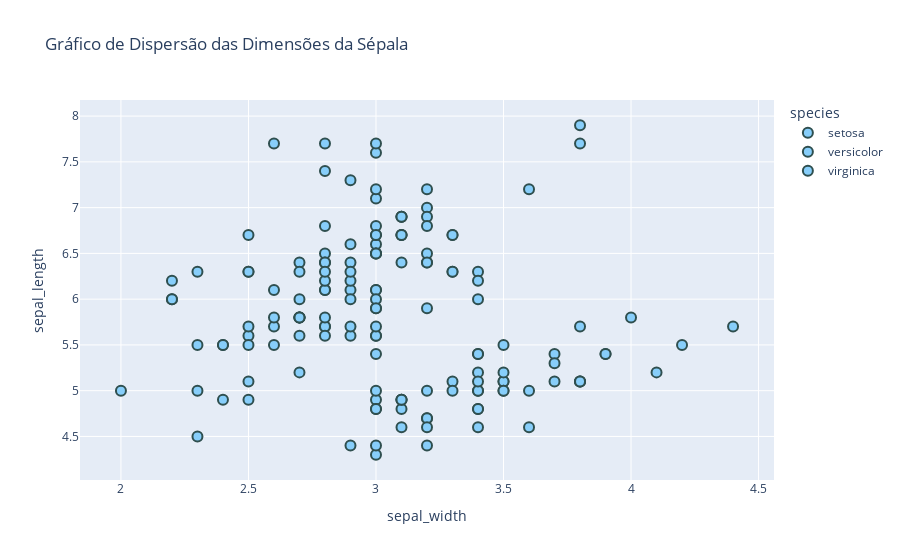

Notebook cell for this chart:
### Markdown cell above
## Customizando Cores e Estilos

Você pode personalizar as cores e estilos dos gráficos para torná-los mais atraentes e adequados às suas necessidades.

Personalização de Cores em Gráfico de Dispersão

### Code cell
import plotly.express as px

# Dataset exemplo
df = px.data.iris()

# Criando o gráfico de dispersão
fig = px.scatter(df, x='sepal_width', y='sepal_length', color='species',
                 title='Gráfico de Dispersão das Dimensões da Sépala')

# Personalizando cores e estilo dos marcadores
fig.update_traces(marker=dict(size=10,
                              color='LightSkyBlue',
                              line=dict(width=2, color='DarkSlateGrey')))

fig.show()

### Figure 1 — Plotly figure (JSON) as saved in the notebook; plotly's stock layout.template omitted (floating-point values rounded to 4 significant figures)
{"data": [{"hovertemplate": "species=setosa<br>sepal_width=%{x}<br>sepal_length=%{y}<extra></extra>", "legendgroup": "setosa", "marker": {"color": "LightSkyBlue", "line": {"color": "DarkSlateGrey", "width": 2}, "size": 10, "symbol": "circle"}, "mode": "markers", "name": "setosa", "orientation": "v", "showlegend": true, "type": "scatter", "x": [3.5, 3, 3.2, 3.1, 3.6, 3.9, 3.4, 3.4, 2.9, 3.1, 3.7, 3.4, 3, 3, 4, 4.4, 3.9, 3.5, 3.8, 3.8, 3.4, 3.7, 3.6, 3.3, 3.4, 3, 3.4, 3.5, 3.4, 3.2, 3.1, 3.4, 4.1, 4.2, 3.1, 3.2, 3.5, 3.1, 3, 3.4, 3.5, 2.3, 3.2, 3.5, 3.8, 3, 3.8, 3.2, 3.7, 3.3], "xaxis": "x", "y": [5.1, 4.9, 4.7, 4.6, 5, 5.4, 4.6, 5, 4.4, 4.9, 5.4, 4.8, 4.8, 4.3, 5.8, 5.7, 5.4, 5.1, 5.7, 5.1, 5.4, 5.1, 4.6, 5.1, 4.8, 5, 5, 5.2, 5.2, 4.7, 4.8, 5.4, 5.2, 5.5, 4.9, 5, 5.5, 4.9, 4.4, 5.1, 5, 4.5, 4.4, 5, 5.1, 4.8, 5.1, 4.6, 5.3, 5], "yaxis": "y"}, {"hovertemplate": "species=versicolor<br>sepal_width=%{x}<br>sepal_length=%{y}<extra></extra>", "legendgroup": "versicolor", "marker": {"color": "LightSkyBlue", "line": {"color": "DarkSlateGrey", "width": 2}, "size": 10, "symbol": "circle"}, "mode": "markers", "name": "versicolor", "orientation": "v", "showlegend": true, "type": "scatter", "x": [3.2, 3.2, 3.1, 2.3, 2.8, 2.8, 3.3, 2.4, 2.9, 2.7, 2, 3, 2.2, 2.9, 2.9, 3.1, 3, 2.7, 2.2, 2.5, 3.2, 2.8, 2.5, 2.8, 2.9, 3, 2.8, 3, 2.9, 2.6, 2.4, 2.4, 2.7, 2.7, 3, 3.4, 3.1, 2.3, 3, 2.5, 2.6, 3, 2.6, 2.3, 2.7, 3, 2.9, 2.9, 2.5, 2.8], "xaxis": "x", "y": [7, 6.4, 6.9, 5.5, 6.5, 5.7, 6.3, 4.9, 6.6, 5.2, 5, 5.9, 6, 6.1, 5.6, 6.7, 5.6, 5.8, 6.2, 5.6, 5.9, 6.1, 6.3, 6.1, 6.4, 6.6, 6.8, 6.7, 6, 5.7, 5.5, 5.5, 5.8, 6, 5.4, 6, 6.7, 6.3, 5.6, 5.5, 5.5, 6.1, 5.8, 5, 5.6, 5.7, 5.7, 6.2, 5.1, 5.7], "yaxis": "y"}, {"hovertemplate": "species=virginica<br>sepal_width=%{x}<br>sepal_length=%{y}<extra></extra>", "legendgroup": "virginica", "marker": {"color": "LightSkyBlue", "line": {"color": "DarkSlateGrey", "width": 2}, "size": 10, "symbol": "circle"}, "mode": "markers", "name": "virginica", "orientation": "v", "showlegend": true, "type": "scatter", "x": [3.3, 2.7, 3, 2.9, 3, 3, 2.5, 2.9, 2.5, 3.6, 3.2, 2.7, 3, 2.5, 2.8, 3.2, 3, 3.8, 2.6, 2.2, 3.2, 2.8, 2.8, 2.7, 3.3, 3.2, 2.8, 3, 2.8, 3, 2.8, 3.8, 2.8, 2.8, 2.6, 3, 3.4, 3.1, 3, 3.1, 3.1, 3.1, 2.7, 3.2, 3.3, 3, 2.5, 3, 3.4, 3], "xaxis": "x", "y": [6.3, 5.8, 7.1, 6.3, 6.5, 7.6, 4.9, 7.3, 6.7, 7.2, 6.5, 6.4, 6.8, 5.7, 5.8, 6.4, 6.5, 7.7, 7.7, 6, 6.9, 5.6, 7.7, 6.3, 6.7, 7.2, 6.2, 6.1, 6.4, 7.2, 7.4, 7.9, 6.4, 6.3, 6.1, 7.7, 6.3, 6.4, 6, 6.9, 6.7, 6.9, 5.8, 6.8, 6.7, 6.7, 6.3, 6.5, 6.2, 5.9], "yaxis": "y"}], "layout": {"legend": {"title": {"text": "species"}, "tracegroupgap": 0}, "title": {"text": "Gráfico de Dispersão das Dimensões da Sépala"}, "xaxis": {"anchor": "y", "domain": [0, 1], "title": {"text": "sepal_width"}}, "yaxis": {"anchor": "x", "domain": [0, 1], "title": {"text": "sepal_length"}}}}
